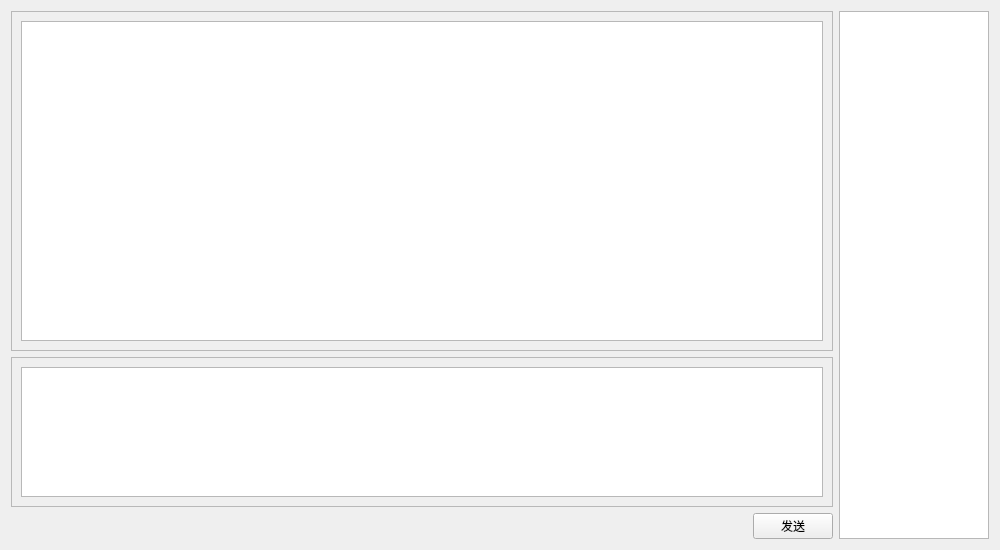
<?xml version="1.0" encoding="UTF-8"?>
<ui version="4.0">
 <class>ChatWdt</class>
 <widget class="QWidget" name="ChatWdt">
  <property name="geometry">
   <rect>
    <x>0</x>
    <y>0</y>
    <width>1000</width>
    <height>550</height>
   </rect>
  </property>
  <property name="sizePolicy">
   <sizepolicy hsizetype="Fixed" vsizetype="Fixed">
    <horstretch>0</horstretch>
    <verstretch>0</verstretch>
   </sizepolicy>
  </property>
  <property name="windowTitle">
   <string>Form</string>
  </property>
  <layout class="QGridLayout" name="gridLayout_3">
   <item row="0" column="0">
    <layout class="QVBoxLayout" name="verticalLayout">
     <item>
      <widget class="QScrollArea" name="scrollArea">
       <property name="widgetResizable">
        <bool>true</bool>
       </property>
       <widget class="QWidget" name="scrollAreaWidgetContents">
        <property name="geometry">
         <rect>
          <x>0</x>
          <y>0</y>
          <width>817</width>
          <height>330</height>
         </rect>
        </property>
        <layout class="QGridLayout" name="gridLayout">
         <item row="0" column="0">
          <widget class="QTextEdit" name="recv_txt">
           <property name="html">
            <string>&lt;!DOCTYPE HTML PUBLIC &quot;-//W3C//DTD HTML 4.0//EN&quot; &quot;http://www.w3.org/TR/REC-html40/strict.dtd&quot;&gt;
&lt;html&gt;&lt;head&gt;&lt;meta name=&quot;qrichtext&quot; content=&quot;1&quot; /&gt;&lt;style type=&quot;text/css&quot;&gt;
p, li { white-space: pre-wrap; }
&lt;/style&gt;&lt;/head&gt;&lt;body style=&quot; font-family:'SimSun'; font-size:9pt; font-weight:400; font-style:normal;&quot;&gt;
&lt;p style=&quot;-qt-paragraph-type:empty; margin-top:0px; margin-bottom:0px; margin-left:0px; margin-right:0px; -qt-block-indent:0; text-indent:0px;&quot;&gt;&lt;br /&gt;&lt;/p&gt;&lt;/body&gt;&lt;/html&gt;</string>
           </property>
           <property name="textInteractionFlags">
            <set>Qt::TextSelectableByKeyboard|Qt::TextSelectableByMouse</set>
           </property>
          </widget>
         </item>
        </layout>
       </widget>
      </widget>
     </item>
     <item>
      <widget class="QScrollArea" name="scrollArea_2">
       <property name="maximumSize">
        <size>
         <width>16777215</width>
         <height>150</height>
        </size>
       </property>
       <property name="widgetResizable">
        <bool>true</bool>
       </property>
       <widget class="QWidget" name="scrollAreaWidgetContents_2">
        <property name="geometry">
         <rect>
          <x>0</x>
          <y>0</y>
          <width>817</width>
          <height>148</height>
         </rect>
        </property>
        <layout class="QGridLayout" name="gridLayout_2">
         <item row="1" column="0">
          <widget class="QTextEdit" name="send_txt">
           <property name="maximumSize">
            <size>
             <width>16777215</width>
             <height>150</height>
            </size>
           </property>
          </widget>
         </item>
        </layout>
       </widget>
      </widget>
     </item>
     <item>
      <layout class="QHBoxLayout" name="horizontalLayout">
       <item>
        <spacer name="horizontalSpacer">
         <property name="orientation">
          <enum>Qt::Horizontal</enum>
         </property>
         <property name="sizeHint" stdset="0">
          <size>
           <width>40</width>
           <height>20</height>
          </size>
         </property>
        </spacer>
       </item>
       <item>
        <widget class="QPushButton" name="send_btn">
         <property name="text">
          <string>发送</string>
         </property>
        </widget>
       </item>
      </layout>
     </item>
    </layout>
   </item>
   <item row="0" column="1">
    <widget class="QListView" name="user_list">
     <property name="maximumSize">
      <size>
       <width>150</width>
       <height>16777215</height>
      </size>
     </property>
    </widget>
   </item>
  </layout>
 </widget>
 <resources/>
 <connections/>
</ui>
